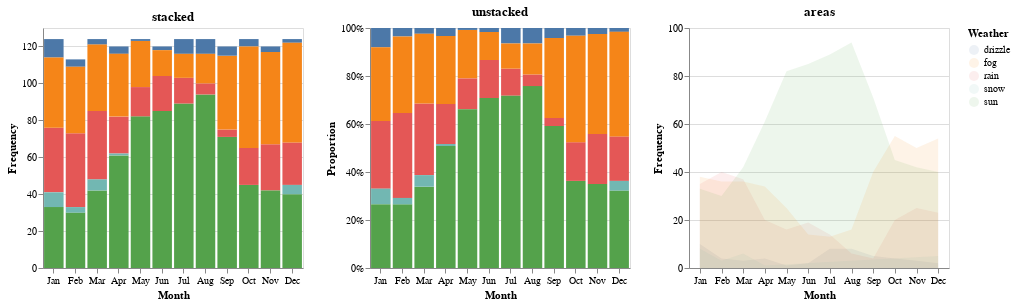

Notebook code cell kept with this figure:
### Markdown cell above
### Plot 3

Make a series of bar charts showing the frequency of each type of weather over the calendar months. 
1. Make one stacked (the default), called stacked
2. Make one that transforms the total records so they show as a percentage (i.e. have a scale from 0 to 1), called unstacked
3. Make an area plot of the same information with the layers only 10% opaque and not stacked, called area
  
Resizing them as needed to fit in the page and show these three plots side-by-side with stacked | unstacked | areas

Note: The second version of the plot only requires one small additional parameter. Look in the documentation to find your options, but don't transform the data outside of the plot-- Altair is smart enough to do this for us!

### Code cell
# 1) Stacked bar chart (default stacking)
stacked = (
    alt.Chart(weather).mark_bar().encode(
        alt.X('month(date):O',title='Month'),
        alt.Y('count():Q', title='Frequency'),
        alt.Color('weather:N', title='Weather'),
        tooltip=[alt.Tooltip('month(date):O', title='Month'), 'weather:N', alt.Tooltip('count():Q', title='Freq')]
    )
    .properties(title='stacked', width=260, height=240)
)
unstacked =(
    alt.Chart(weather).mark_bar().encode(
        alt.X('month(date):O',title='Month'),
        alt.Y('count():Q', stack='normalize', title='Proportion'),
        alt.Color('weather:N', title='Weather'),
        tooltip=[alt.Tooltip('month(date):O', title='Month'), 'weather:N', alt.Tooltip('count():Q', title='Freq')]
    )
    .properties(title='unstacked', width=260, height=240)
)

areas = (
    alt.Chart(weather).mark_area(opacity=0.10).encode(
        alt.X('month(date):O',title='Month'),
        alt.Y('count():Q', stack=None, title='Frequency'),
        alt.Color('weather:N', title='Weather'),
        tooltip=[alt.Tooltip('month(date):O', title='Month'), 'weather:N', alt.Tooltip('count():Q', title='Freq')]
    )
    .properties(title='areas', width=260, height=240)
)

stacked| unstacked | areas

### Figure 1 — Vega-Lite specification as saved in the notebook (floating-point values rounded to 4 significant figures; data arrays with more than 128 entries replaced by an {"elided": "..."} marker saying what was removed)
{"config": {"view": {"continuousWidth": 300, "continuousHeight": 300}}, "hconcat": [{"mark": {"type": "bar"}, "encoding": {"color": {"field": "weather", "title": "Weather", "type": "nominal"}, "tooltip": [{"field": "date", "timeUnit": "month", "title": "Month", "type": "ordinal"}, {"field": "weather", "type": "nominal"}, {"aggregate": "count", "title": "Freq", "type": "quantitative"}], "x": {"field": "date", "timeUnit": "month", "title": "Month", "type": "ordinal"}, "y": {"aggregate": "count", "title": "Frequency", "type": "quantitative"}}, "height": 240, "title": "stacked", "width": 260}, {"mark": {"type": "bar"}, "encoding": {"color": {"field": "weather", "title": "Weather", "type": "nominal"}, "tooltip": [{"field": "date", "timeUnit": "month", "title": "Month", "type": "ordinal"}, {"field": "weather", "type": "nominal"}, {"aggregate": "count", "title": "Freq", "type": "quantitative"}], "x": {"field": "date", "timeUnit": "month", "title": "Month", "type": "ordinal"}, "y": {"aggregate": "count", "stack": "normalize", "title": "Proportion", "type": "quantitative"}}, "height": 240, "title": "unstacked", "width": 260}, {"mark": {"type": "area", "opacity": 0.1}, "encoding": {"color": {"field": "weather", "title": "Weather", "type": "nominal"}, "tooltip": [{"field": "date", "timeUnit": "month", "title": "Month", "type": "ordinal"}, {"field": "weather", "type": "nominal"}, {"aggregate": "count", "title": "Freq", "type": "quantitative"}], "x": {"field": "date", "timeUnit": "month", "title": "Month", "type": "ordinal"}, "y": {"aggregate": "count", "stack": null, "title": "Frequency", "type": "quantitative"}}, "height": 240, "title": "areas", "width": 260}], "data": {"name": "data-a71643151590b43458e2040d6021adca"}, "$schema": "https://vega.github.io/schema/vega-lite/v5.8.0.json", "datasets": {"data-a71643151590b43458e2040d6021adca": {"elided": "1461 records"}}}
